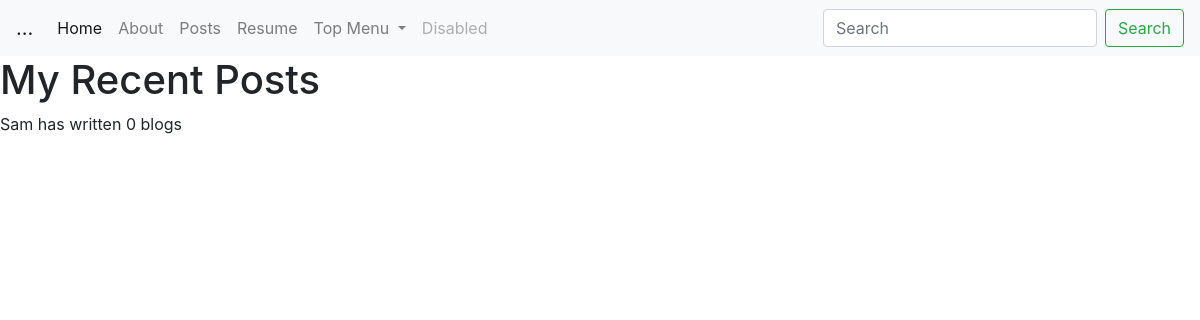
Page /post/ on the earlier database version.
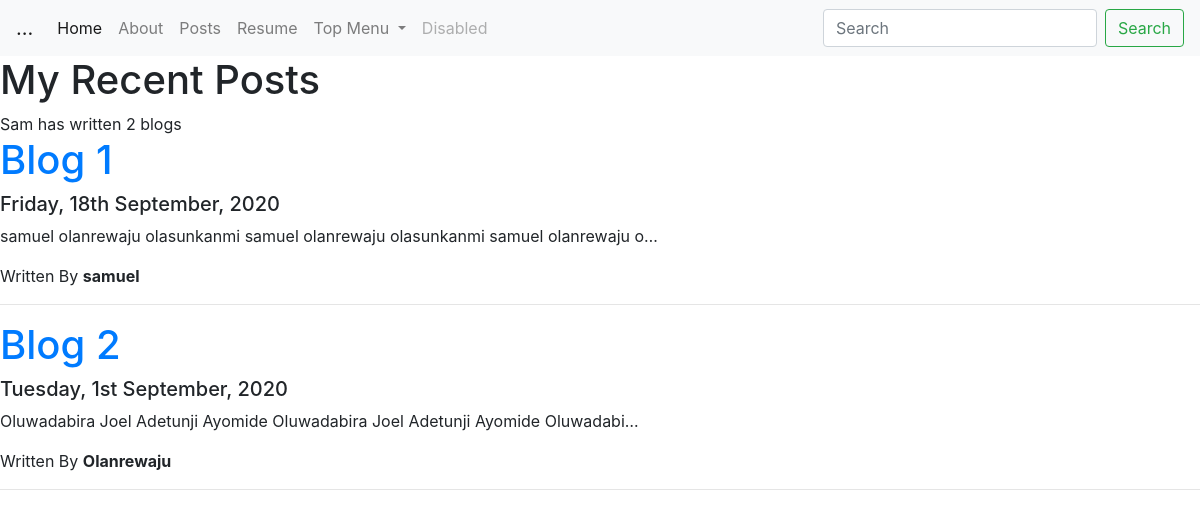
Same page on the later database version.
### post/models.py (models this page shows, shortened)
class Post(models.Model):
    title = models.CharField(max_length=25)
    description = models.TextField()
    date = models.DateField()
    author = models.CharField(max_length=25)

### post/views.py (the view)
# urls.py: path('', views.all_posts, name='all_posts'),
def all_posts(request):
    posts = Post.objects.order_by('-date')#[2:]
    return render(request,'post/all_posts.html', {'posts':posts})

### post/templates/post/all_posts.html
{% extends 'portfolio/base.html' %}
{% block content %}
<h1>My Recent Posts</h1>
Sam has written {{ posts.count }} blog{{ posts.count|pluralize}}
{% for post in posts %}
<a href="{% url 'post:detail' post.id %}"><h1>{{ post.title }}</h1></a>
<h5>{{ post.date|date:'l, jS F, Y' }}</h5>
<p>{{ post.description|striptags|truncatechars:80 }}</p>
Written By <b>{{ post.author }}</b>
<hr></hr>
{% endfor %}
{% endblock %}

### portfolio/templates/portfolio/base.html (shortened to what this page needs)
<!doctype html>
<html lang="en">
  <head>
    {% load static %}
    <link rel="stylesheet" href="https://stackpath.bootstrapcdn.com/bootstrap/4.5.2/css/bootstrap.min.css">
  </head>
  <body>
    <nav class="navbar navbar-expand-lg navbar-light bg-light">
  <a class="navbar-brand" href="#">...</a>
  <div class="collapse navbar-collapse" id="navbarSupportedContent">
    <ul class="navbar-nav mr-auto">
      <li class="nav-item active">
        <a class="nav-link" href="{% url 'home' %}">Home <span class="sr-only">(current)</span></a>
      </li>
      <li class="nav-item">
        <a class="nav-link" href="#">About</a>
      </li>
      <li class="nav-item">
        <a class="nav-link" href="{% url 'post:all_posts' %}">Posts</a>
      </li>
      <li class="nav-item">
        <a class="nav-link" href="{% static 'portfolio/YFG 2020.pdf' %}">Resume</a>
      </li>
      <li class="nav-item dropdown">
        <a class="nav-link dropdown-toggle" href="#" id="navbarDropdown" role="button" data-toggle="dropdown" aria-haspopup="true" aria-expanded="false">
          Top Menu
        </a>
      </li>
      <li class="nav-item">
        <a class="nav-link disabled" href="#" tabindex="-1" aria-disabled="true">Disabled</a>
      </li>
    </ul>
    <form class="form-inline my-2 my-lg-0">
      <input class="form-control mr-sm-2" type="search" placeholder="Search" aria-label="Search">
      <button class="btn btn-outline-success my-2 my-sm-0" type="submit">Search</button>
    </form>
  </div>
</nav>
{% block content %}{% endblock %}
  </body>
</html>

Differences in the rows shown:
added Post: title "Blog 1", date "Friday, 18th September, 2020", description "samuel olanrewaju olasunkanmi samuel olanrewaju olasunkanmi samuel olanrewaju o…", author "samuel"
added Post: title "Blog 2", date "Tuesday, 1st September, 2020", description "Oluwadabira Joel Adetunji Ayomide Oluwadabira Joel Adetunji Ayomide Oluwadabi…", author "Olanrewaju"
Other differences:
{{ posts.count }}: "0" → "2"
